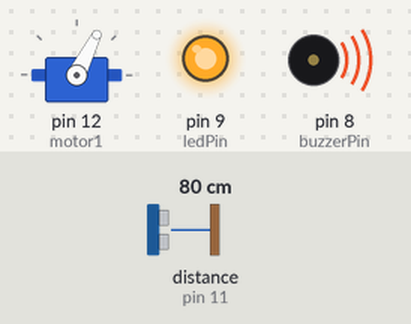
Simulated run of this sketch. Board: Arduino Uno, built with avr-gcc and run on an emulated ATmega328P. On the bench: servo, output pins drawn as LEDs (lit = HIGH), buzzer (waves = sounding). Wiring (inferred from the names in the program): ultrasonic range finder: trigger pin 10; echo pin 11. The test bench sets the inputs (shaded band); at power-on: distance to the obstacle (sensor on pin 11) 80 cm. The echo pulse lasts 58.3 µs per cm; pins used as bus, display or sensor lines are not drawn; what the sketch prints to the serial monitor is not drawn.

Above: at 1.2 s.
1.3 s: distance to the obstacle (sensor on pin 11) set to 2 cm
7.3 s: distance to the obstacle (sensor on pin 11) set to 299 cm
At 7.84 s:
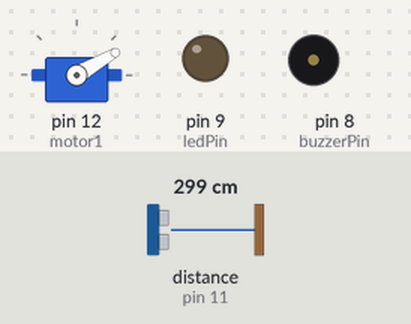
At 8.45 s:
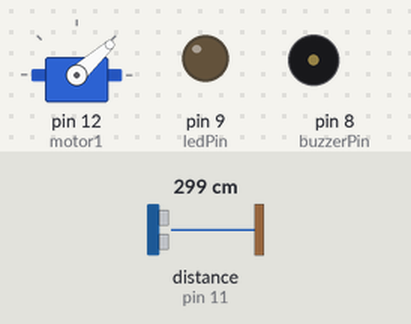
10.3 s: distance to the obstacle (sensor on pin 11) set to 35 cm
At 22.9 s:
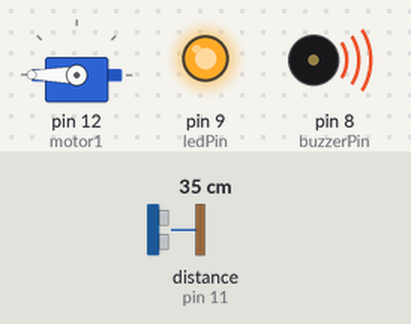
Timing chart, 0 to 23.3 s (numbered marks = the images above; inputs shaded):
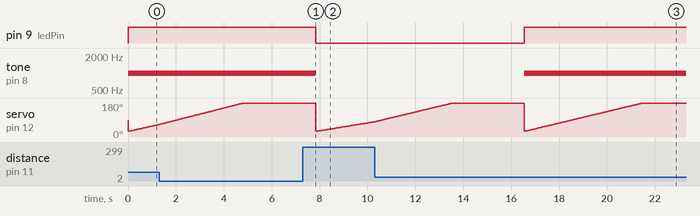

The sketch:

Maverick-100.ino
```cpp
#include <Servo.h>
const int trigPin =10;
const int echoPin =11;
const int ledPin = 9;
const int buzzerPin =8;
long duration;
int distance;

Servo motor1;
void setup() {
  pinMode(trigPin,OUTPUT);
  pinMode(echoPin,INPUT);
  pinMode(ledPin,OUTPUT);
  pinMode(buzzerPin,OUTPUT);
  motor1.attach(12);
  Serial.begin(9600);
}
int findDistance() {
  digitalWrite(trigPin,LOW);
delayMicroseconds(2);
digitalWrite(trigPin,HIGH);
delayMicroseconds(10);
  digitalWrite(trigPin,LOW);
duration = pulseIn(echoPin,HIGH);
distance = 0.034*duration/2;
return distance;
}
void loop() {
  int distance = findDistance();
  if(distance<100){
    digitalWrite(ledPin,HIGH);
    tone(buzzerPin,1000);
    Serial.println("Enemy in proximity! ");
  } else {
    digitalWrite(ledPin,LOW);
    noTone(buzzerPin);
  }
  for (int i=30;i<=270;i++){
    motor1.write(i);
    delay(30);
    distance = findDistance();
    Serial.print(i);
    Serial.print(",");
    Serial.print(distance);
    Serial.print("m.");
}
  for (int i=270;i<=30;i--){
   motor1.write(i);
    delay(30);
    distance = findDistance();
    distance = findDistance();
    Serial.print(i);
    Serial.print(",");
    Serial.print(distance);
    Serial.print("m.");

}

  }
```

Measured:
- after the input at 7.3 s, pin 9 (ledPin): HIGH → LOW after 0.53 s; tone on pin 8 (buzzerPin): 1000 Hz → silent after 0.53 s
- after the input at 10.3 s, pin 9 (ledPin): LOW → HIGH after 6.2 s; tone on pin 8 (buzzerPin): silent → 1000 Hz after 6.2 s
